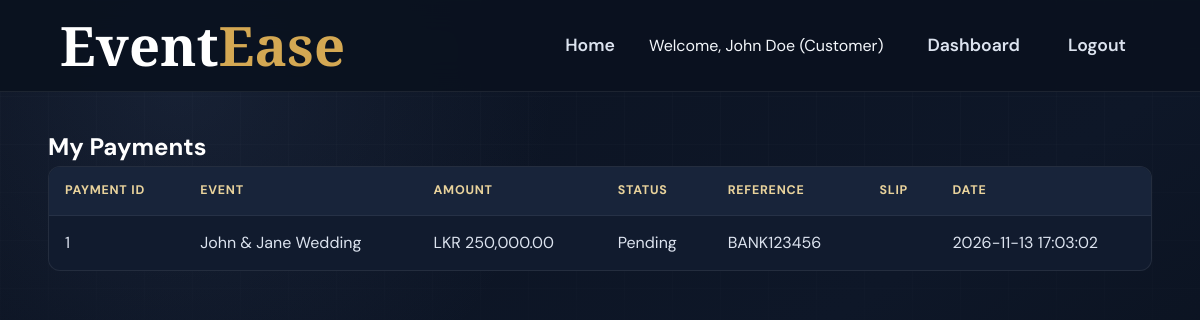
Page /?url=payment/myPayments (signed in) on the committed database.
### tables this page shows
CREATE TABLE Payment (
    payment_id INT AUTO_INCREMENT PRIMARY KEY,
    booking_id INT NOT NULL,
    payment_date TIMESTAMP DEFAULT CURRENT_TIMESTAMP,
    amount DECIMAL(10,2) NOT NULL,
    payment_method ENUM('bank_transfer') DEFAULT 'bank_transfer',
    payment_status ENUM('pending','completed') DEFAULT 'pending',
    reference_no VARCHAR(100),
    payment_slip VARCHAR(255),
    FOREIGN KEY (booking_id) REFERENCES Booking(booking_id) ON DELETE CASCADE
);

CREATE TABLE Events (
    event_id INT AUTO_INCREMENT PRIMARY KEY,
    customer_id INT NOT NULL,
    event_type_id INT NOT NULL,
    event_name VARCHAR(100) NOT NULL,
    event_date DATE NOT NULL,
    location VARCHAR(255) NOT NULL,
    guest_count INT NOT NULL,
    budget DECIMAL(10,2) NOT NULL,
    status ENUM('active','cancelled') DEFAULT 'active',
    created_at TIMESTAMP DEFAULT CURRENT_TIMESTAMP,
    FOREIGN KEY (customer_id) REFERENCES Customer(customer_id) ON DELETE CASCADE,
    FOREIGN KEY (event_type_id) REFERENCES EventType(event_type_id)
);

### app/controllers/PaymentController.php (called while the page is built, shortened)
<?php
class PaymentController {
    public function myPayments() {
        $customer = Customer::findByUserId($_SESSION['user_id']);
        $db = Database::getConnection();
        $stmt = $db->prepare("
            SELECT p.*, b.booking_id, b.total_amount, e.event_name
            FROM Payment p
            JOIN Booking b ON p.booking_id = b.booking_id
            JOIN Events e ON b.event_id = e.event_id
            WHERE e.customer_id = ?
            ORDER BY p.payment_date DESC
        ");
        $stmt->execute([$customer['customer_id']]);
        $payments = $stmt->fetchAll();
        require_once '../app/views/customer/my_payments.php';
    }
}
?>

### app/views/customer/my_payments.php (the view)
<?php include '../app/views/partials/header.php'; ?>
<h2>My Payments</h2>
<?php if (empty($payments)): ?>
    <p>No payments yet.</p>
<?php else: ?>
    <table>
        <tr>
            <th>Payment ID</th>
            <th>Event</th>
            <th>Amount</th>
            <th>Status</th>
            <th>Reference</th>
            <th>Slip</th>
            <th>Date</th>
        </tr>
        <?php foreach ($payments as $payment): ?>
            <tr>
                <td><?php echo $payment['payment_id']; ?></td>
                <td><?php echo htmlspecialchars($payment['event_name']); ?></td>
                <td>LKR <?php echo number_format($payment['amount'], 2); ?></td>
                <td><?php echo ucfirst($payment['payment_status']); ?></td>
                <td><?php echo htmlspecialchars($payment['reference_no']); ?></td>
                <td><?php if ($payment['payment_slip']): ?><a href="../public/<?php echo $payment['payment_slip']; ?>" target="_blank">View</a><?php endif; ?></td>
                <td><?php echo $payment['payment_date']; ?></td>
            </tr>
        <?php endforeach; ?>
    </table>
<?php endif; ?>
<?php include '../app/views/partials/footer.php'; ?>

### public/css/style.css (style rules this page uses)
:root { --navy-900: #080E18; --navy-800: #0B1220; --navy-700: #0F192B; --navy-600: #111B2E; --navy-500: #18243A; --navy-400: #1C2942; --gold: #D4A853; --gold-light: #E6C77A; --gold-dark: #B88B32; --white: #FFFFFF; --text: #F4F7FB; --text-soft: #DCE3EF; --muted: #A9B4C7; --muted-dark: #728097; --success: #35C48D; --danger: #F06B72; --warning: #E6B85C; --border: rgba(255, 255, 255, 0.08); --border-gold: rgba(212, 168, 83, 0.20); --shadow-sm: 0 8px 22px rgba(0, 0, 0, 0.16); --shadow-md: 0 12px 35px rgba(0, 0, 0, 0.20); --shadow-lg: 0 18px 50px rgba(0, 0, 0, 0.28); --radius-sm: 9px; --radius-md: 14px; --radius-lg: 16px; --transition: all 0.25s ease; }
* { box-sizing: border-box; margin: 0; padding: 0; }
html { scroll-behavior: smooth; }
body { min-height: 100vh; color: var(--text); background: radial-gradient(circle at 15% 10%, rgba(63, 81, 116, 0.22), transparent 30%), linear-gradient(145deg, var(--navy-800), #0E1728 55%, var(--navy-900)); font-family: 'DM Sans', 'Segoe UI', sans-serif; line-height: 1.6; }
body::before { content: ''; position: fixed; inset: 0; z-index: -1; pointer-events: none; background-image: linear-gradient(rgba(255, 255, 255, 0.018) 1px, transparent 1px), linear-gradient(90deg, rgba(255, 255, 255, 0.018) 1px, transparent 1px); background-size: 48px 48px; mask-image: linear-gradient(to bottom, black, transparent 75%); }
h1, h2, h3, h4 { color: var(--white); }
table { width: 100%; margin-bottom: 24px; overflow: hidden; background: var(--navy-600); border: 1px solid var(--border); border-radius: 12px; border-spacing: 0; border-collapse: separate; }
th, td { padding: 14px 16px; text-align: left; border-bottom: 1px solid rgba(255, 255, 255, 0.06); }
th { color: #E9D39C; background: var(--navy-500); font-size: 0.78rem; letter-spacing: 0.06em; text-transform: uppercase; }
td { color: var(--text-soft); }
tbody tr:last-child td { border-bottom: 0; }

### rows in the picture
payment: payment_id "1", events.event_name "John & Jane Wedding", amount "250,000.00", payment_status "Pending", reference_no "BANK123456", payment_date "2026-11-13 17:03:02"

### other values in the picture
$_SESSION['name'] "John Doe"
$_SESSION['role'] "Customer"
